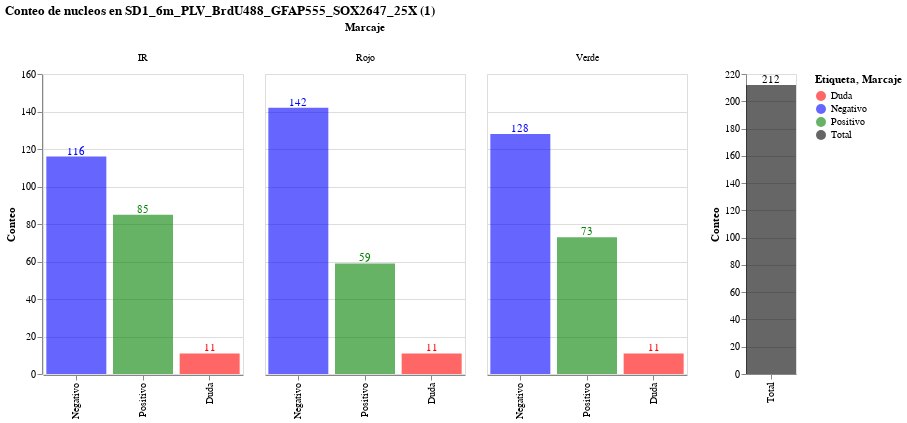

Notebook code for this chart:
### Code cell
grafico_base = alt.Chart(df).encode(
    x = alt.X('Etiqueta',  sort = "-y", title = None),
    y = alt.Y('Conteo'),
    color = alt.Color('Etiqueta', scale=alt.Scale(
            range=['red', 'blue', 'green', 'black']))
)

grafico_compuesto = alt.layer(
  grafico_base.mark_bar(opacity = 0.6),
  grafico_base.mark_text(dy=-5).encode(text='Conteo')
).properties(width = 200, height = 300
).facet(column='Marcaje')

(grafico_compuesto | grafico_compuesto3).properties(title = "Conteo de nucleos en SD1_6m_PLV_BrdU488_GFAP555_SOX2647_25X (1)")

### Figure 1 — Vega-Lite specification as saved in the notebook (floating-point values rounded to 4 significant figures)
{"config": {"view": {"continuousWidth": 400, "continuousHeight": 300}}, "hconcat": [{"data": {"name": "data-117568a1134de6b9eaac8e879855c28b"}, "facet": {"column": {"field": "Marcaje", "type": "nominal"}}, "spec": {"layer": [{"mark": {"type": "bar", "opacity": 0.6}, "encoding": {"color": {"field": "Etiqueta", "scale": {"range": ["red", "blue", "green", "black"]}, "type": "nominal"}, "x": {"field": "Etiqueta", "sort": "-y", "title": null, "type": "nominal"}, "y": {"field": "Conteo", "type": "quantitative"}}}, {"mark": {"type": "text", "dy": -5}, "encoding": {"color": {"field": "Etiqueta", "scale": {"range": ["red", "blue", "green", "black"]}, "type": "nominal"}, "text": {"field": "Conteo", "type": "quantitative"}, "x": {"field": "Etiqueta", "sort": "-y", "title": null, "type": "nominal"}, "y": {"field": "Conteo", "type": "quantitative"}}}], "height": 300, "width": 200}}, {"layer": [{"mark": {"type": "text", "color": "black", "dy": -5}, "encoding": {"text": {"field": "Conteo", "type": "quantitative"}, "x": {"field": "Marcaje", "title": null, "type": "nominal"}, "y": {"field": "Conteo", "type": "quantitative"}}}, {"mark": {"type": "bar", "opacity": 0.6}, "encoding": {"color": {"field": "Marcaje", "scale": {"range": ["black"]}, "type": "nominal"}, "x": {"field": "Marcaje", "title": null, "type": "nominal"}, "y": {"field": "Conteo", "type": "quantitative"}}}], "data": {"name": "data-97acf782463f4835befae8d47805fb60"}, "height": 300, "width": 50}], "title": "Conteo de nucleos en SD1_6m_PLV_BrdU488_GFAP555_SOX2647_25X (1)", "$schema": "https://vega.github.io/schema/vega-lite/v4.17.0.json", "datasets": {"data-117568a1134de6b9eaac8e879855c28b": [{"Marcaje": "Verde", "Etiqueta": "Negativo", "Conteo": 128}, {"Marcaje": "Verde", "Etiqueta": "Positivo", "Conteo": 73}, {"Marcaje": "Verde", "Etiqueta": "Duda", "Conteo": 11}, {"Marcaje": "Rojo", "Etiqueta": "Negativo", "Conteo": 142}, {"Marcaje": "Rojo", "Etiqueta": "Positivo", "Conteo": 59}, {"Marcaje": "Rojo", "Etiqueta": "Duda", "Conteo": 11}, {"Marcaje": "IR", "Etiqueta": "Negativo", "Conteo": 116}, {"Marcaje": "IR", "Etiqueta": "Positivo", "Conteo": 85}, {"Marcaje": "IR", "Etiqueta": "Duda", "Conteo": 11}], "data-97acf782463f4835befae8d47805fb60": [{"Marcaje": "Total", "Conteo": 212}]}}
